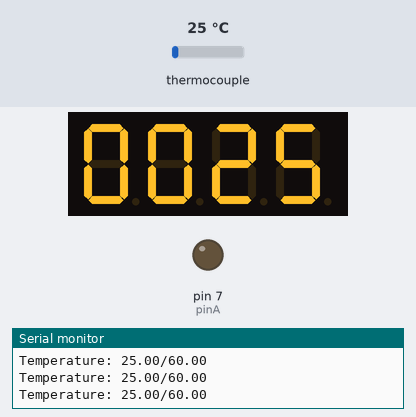
Recording of a sketch running on a simulated Arduino Uno, built with avr-gcc and run on an emulated ATmega328P. On the bench: 4-digit seven-segment display, output pins drawn as LEDs (lit = HIGH), the last lines printed to the serial monitor. The inputs (shaded band) are chosen by the test bench; at power-on: thermocouple 25 °C.

Above: at 1.7 s.
1.8 s: thermocouple set to 39 °C
At 2.8 s:
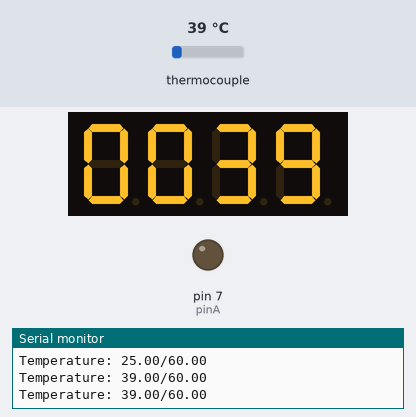
4.9 s: thermocouple set to 47 °C
At 5.5 s:
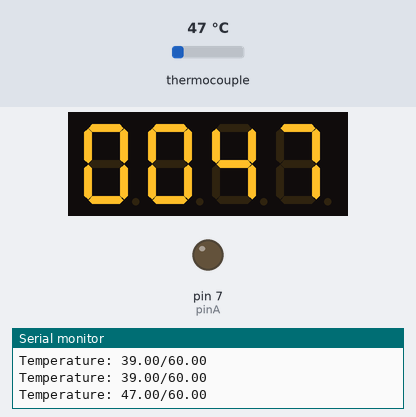
6.6 s: thermocouple set to 30 °C
At 7.8 s:
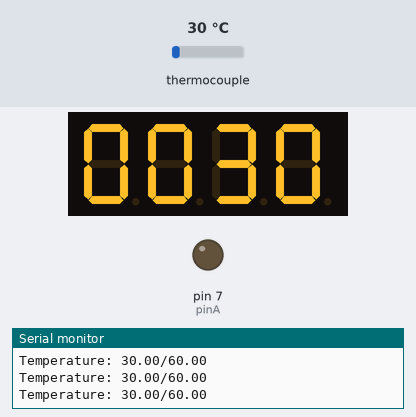
8.1 s: thermocouple set to 23 °C
At 8.6 s:
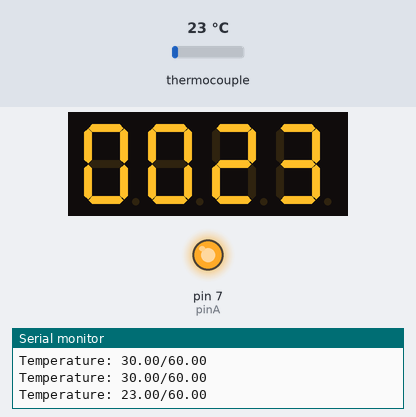
Timing chart, 0 to 11.1 s (numbered marks = the images above; inputs shaded):
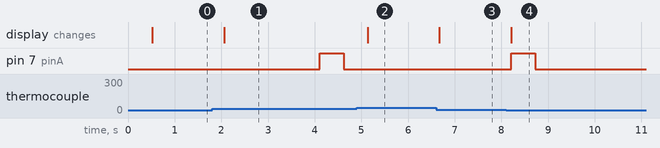

Measured:
- the behaviour switches between 27 and 26 °C on thermocouple (found by bisection; images 3 and 4)
- after the input at 1.8 s, the display: changes after 0.26 s (image 1)
- after the input at 4.9 s, the display: changes after 0.24 s (image 2)
- after the input at 6.6 s, the display: changes after 0.07 s (image 3)
- after the input at 8.1 s, pin 7 (pinA): LOW → HIGH after 0.11 s, → LOW 0.51 s later; the display: changes after 0.11 s (image 4)

The sketch:

sousvide.ino
```cpp
#include <TM1637.h>

#include <max6675.h>

#include <PID_v1.h>

#define ON 1
#define OFF 0

int8_t tempDisp[] = {0x00,0x00,0x00,0x00};
unsigned char ClockPoint = 1;
unsigned char Update;
unsigned char halfsecond = 0;
unsigned char second;
unsigned char minute = 0;
unsigned char hour = 12;

int pinA = 7;

int pinclk = 5;
int pincs = 4;
int pindo = 3;

double kp = 5;
double ki = 1;
double kd = 1;

#define CLK 9
#define DIO 10

int WindowSize = 2000;
unsigned long windowStartTime;

double Setpoint, Input, Output;

PID p(&Input, &Output, &Setpoint, kp, ki, kd, P_ON_E, DIRECT);
TM1637 tm1637(CLK,DIO);

int ktcSO = 3;
int ktcCS = 4;
int ktcCLK = 5;
MAX6675 ktc(ktcCLK, ktcCS, ktcSO);

//float res;
void setup() {
  // put your setup code here, to run once:
  pinMode(pinA, OUTPUT);
  Serial.begin(9600);

  Setpoint = 60;

  p.SetMode(AUTOMATIC);

  windowStartTime = millis();
  p.SetOutputLimits(0, WindowSize);
  digitalWrite(pinA, LOW);

  tm1637.set();
  tm1637.init();

  delay(500);
}

void loop() {
  uint8_t data[] = { 0xff, 0xff, 0xff, 0xff };

  //handle user input
  if (Serial.peek() != -1) {
    String userin = Serial.readString();
    String unit = userin.substring(0,1);
    String temp = userin.substring(1,userin.length());
    if (unit.equalsIgnoreCase("C")){
      //celsius
      int ctemp = temp.toInt();
      Setpoint = ctemp;
    }
    else if (unit.equalsIgnoreCase("F")){
      //fahrenheit
      int ftemp = temp.toInt();
      //lol convert to C and set to that
      Setpoint = ((ftemp - 32) / 1.8);
    }
    //otherwise do nothing because this is an invalid command... maybe clear the input buffer and respond with an error

  }

  double temperature = ktc.readCelsius();
  if (isnan(temperature)) {
    Serial.print("\n\nERROR: unable to read thermocouple. Check the pinout of the connector and ensure that it is connected.");
  }
  else {
    Serial.print("\nTemperature: ");
    Serial.print(temperature);
    Serial.print("/");
    Serial.println(Setpoint);

  Input = temperature;
  p.Compute();

  //update display
    //update temp display
  int t = int(temperature);
    //update temp display
  tempDisp[3] = t % 10;
  tempDisp[2] = (t/10) % 10;
  tempDisp[1] = (t/100) % 10;
  tempDisp[0] = (t/1000) % 10;
  tm1637.display(tempDisp);

  //if (millis() % 1000 == 0) {
//    Serial.print("output: ");
//    Serial.println(Output);
//    Serial.println(millis() - windowStartTime);
  //}

  if(isnan(Output)) {
    //error with PID?
    digitalWrite(pinA, LOW);
  }
    else {
      if (millis() - windowStartTime > WindowSize) {
        windowStartTime += WindowSize;
      }
      if (Output < millis() - windowStartTime) {
        //turn relay off
        digitalWrite(pinA, LOW);
      }
      else {
        //turn relay on
        digitalWrite(pinA, HIGH);
      }
    }
  }

  tm1637.point(POINT_OFF);

  delay(500);
}
```
